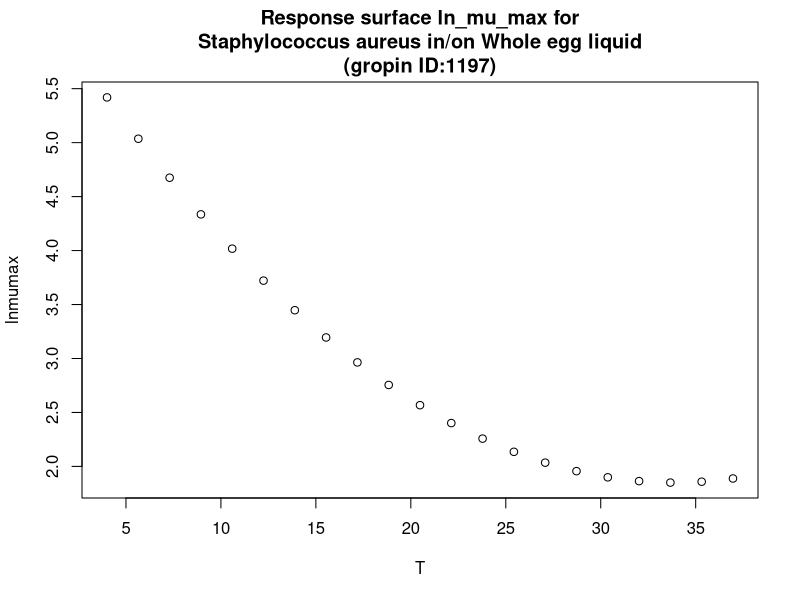

Write the R code that produced this figure.
#############################
# start of Parameter script
#############################
T <- seq(4.004,36.963036963037,length.out=21)
#############################
# end of Parameter script
#############################
############################# 
# start of Model script Gropin ID 1197 
#############################
 
# constant coefficients for this model
 
variables <- data.frame(T)
argumentsPar <- unique.data.frame(expand.grid(variables))
 
# heart of the model
response_surface <- function(T) {
   mumax <-(-0.271*T+0.004*(T^2)+6.44)

	return(mumax=mumax)
} 

# output parameters
responseSurface <- cbind(argumentsPar,response_surface(argumentsPar['T']))
colnames(responseSurface) <- c(colnames(argumentsPar),'lnmumax')
#############################
# End of Model script
#############################
############################# 
# start of Visualisation script Gropin ID 1197 
#############################
titleText <-'Response surface ln_mu_max for
Staphylococcus aureus in/on Whole egg liquid
(gropin ID:1197)'
plot(T,responseSurface$'lnmumax',xlab='T',
                          ylab='lnmumax',main=titleText)
#############################
# End of Visualisation script
#############################
